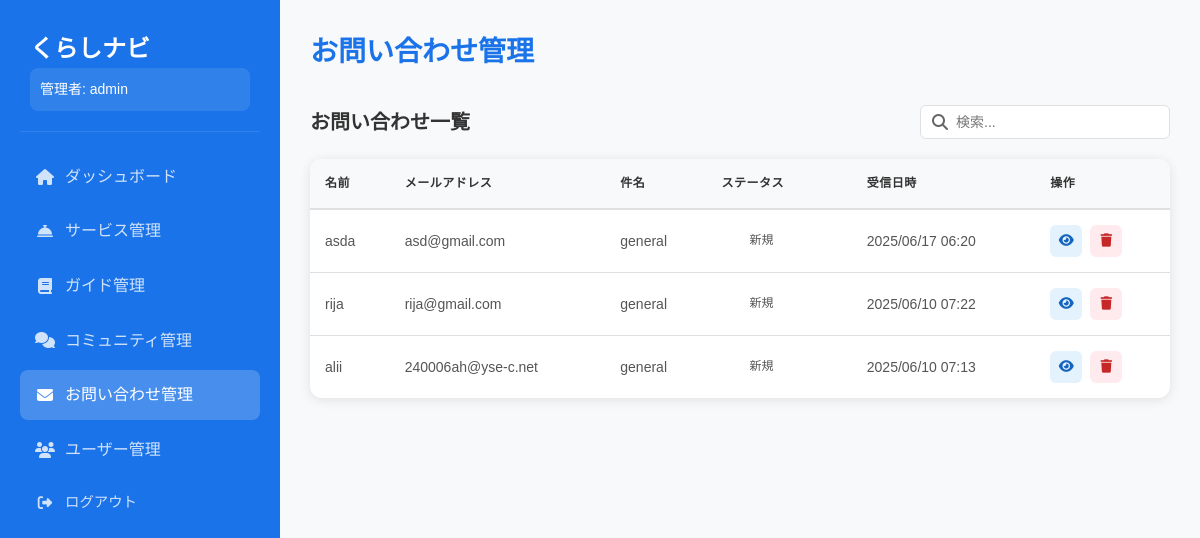
/admin/manage_contact.php (signed in), run on the app's committed database.
### tables this page shows
CREATE TABLE `contacts` (
  `id` int(11) NOT NULL,
  `name` varchar(100) NOT NULL,
  `email` varchar(100) NOT NULL,
  `phone` varchar(20) DEFAULT NULL,
  `subject` varchar(100) NOT NULL,
  `message` text NOT NULL,
  `status` enum('pending','read','replied') DEFAULT 'pending',
  `created_at` timestamp NOT NULL DEFAULT current_timestamp(),
  `updated_at` timestamp NOT NULL DEFAULT current_timestamp() ON UPDATE current_timestamp()
);

### admin/manage_contact.php (the view, shortened to what this page needs)
<?php
require_once '../models/db.php';
try {
    $stmt = $pdo->query("SELECT * FROM contacts ORDER BY created_at DESC");
    $contacts = $stmt->fetchAll();
} catch (PDOException $e) {
    error_log("Fetch contacts error: " . $e->getMessage());
    $error = 'お問い合わせデータの取得中にエラーが発生しました。';
    $contacts = [];
}
?>
<!DOCTYPE html>
<html lang="ja">
<head>
    <link rel="stylesheet" href="../css/style.css">
    <link rel="stylesheet" href="https://cdnjs.cloudflare.com/ajax/libs/font-awesome/6.5.1/css/all.min.css">
</head>
<body>
    <div class="admin-container">
        <div class="sidebar">
            <div class="sidebar-header">
                <h2>くらしナビ</h2>
                <div class="admin-info">
                    <span>管理者: <?php echo isset($_SESSION['admin_full_name']) ? htmlspecialchars($_SESSION['admin_full_name']) : htmlspecialchars($_SESSION['admin_username']); ?></span>
                </div>
            </div>
            <ul class="sidebar-menu">
                <li><a href="dashboard.php"><i class="fas fa-home"></i>ダッシュボード</a></li>
                <li><a href="manage_services.php"><i class="fas fa-concierge-bell"></i>サービス管理</a></li>
                <li><a href="manage_guide.php"><i class="fas fa-book"></i>ガイド管理</a></li>
                <li><a href="manage_community.php"><i class="fas fa-comments"></i>コミュニティ管理</a></li>
                <li><a href="manage_contact.php" class="active"><i class="fas fa-envelope"></i>お問い合わせ管理</a></li>
                <li><a href="manage_users.php"><i class="fas fa-users"></i>ユーザー管理</a></li>
                <li><a href="logout.php" class="logout-btn"><i class="fas fa-sign-out-alt"></i>ログアウト</a></li>
            </ul>
        </div>
        <div class="main-content">
            <div class="content-header">
                <h1>お問い合わせ管理</h1>
            </div>
            <div class="table-header">
                <div class="table-title">お問い合わせ一覧</div>
                <div class="table-actions">
                    <div class="search-box">
                        <i class="fas fa-search"></i>
                        <input type="text" id="searchInput" placeholder="検索..." onkeyup="searchTable()">
                    </div>
                </div>
            </div>
            <div class="contacts-table">
                <table>
                    <thead>
                        <tr>
                            <th>名前</th>
                            <th>メールアドレス</th>
                            <th>件名</th>
                            <th>ステータス</th>
                            <th>受信日時</th>
                            <th>操作</th>
                        </tr>
                    </thead>
                    <tbody>
                        <?php foreach ($contacts as $contact): ?>
                            <tr>
                                <td class="name-column"><?php echo htmlspecialchars($contact['name']); ?></td>
                                <td class="email-column"><?php echo htmlspecialchars($contact['email']); ?></td>
                                <td class="subject-column"><?php echo htmlspecialchars($contact['subject']); ?></td>
                                <td>
                                    <span class="status-badge status-<?php echo $contact['status']; ?>">
                                        <?php
                                        switch($contact['status']) {
                                            default:
                                                echo '新規';
                                        }
                                        ?>
                                    </span>
                                </td>
                                <td class="date-column"><?php echo date('Y/m/d H:i', strtotime($contact['created_at'])); ?></td>
                                <td>
                                    <div class="action-buttons">
                                        <button class="view-btn" onclick="openViewModal(<?php echo htmlspecialchars(json_encode($contact)); ?>)" title="詳細を見る">
                                            <i class="fas fa-eye"></i>
                                        </button>
                                        <button class="delete-btn" onclick="confirmDelete(<?php echo $contact['id']; ?>)" title="削除">
                                            <i class="fas fa-trash"></i>
                                        </button>
                                    </div>
                                </td>
                            </tr>
                        <?php endforeach; ?>
                    </tbody>
                </table>
            </div>
        </div>
    </div>
</body>
</html>

### css/style.css (style rules this page uses)
:root { --primary-color: #4A90E2; --secondary-color: #2C3E50; --accent-color: #E74C3C; --text-color: #333; --light-gray: #f5f5f5; --white: #ffffff; }
* { margin: 0; padding: 0; box-sizing: border-box; }
body { font-family: 'Noto Sans JP', sans-serif; line-height: 1.6; color: var(--text-color); }
.logout-btn { color: #666; text-decoration: none; font-size: 0.9rem; }

### admin/manage_contact.php (style rules this page uses)
.admin-container { display: flex; min-height: 100vh; background: #f8f9fa; }
.sidebar { width: 280px; background: #1a73e8; color: white; padding: 30px 20px; position: fixed; height: 100vh; overflow-y: auto; }
.sidebar-header { padding: 0 10px 20px; border-bottom: 1px solid rgba(255,255,255,0.1); margin-bottom: 20px; }
.sidebar-header h2 { font-size: 24px; font-weight: 700; margin: 0; color: white; }
.sidebar-menu { list-style: none; padding: 0; margin: 0; }
.sidebar-menu li { margin-bottom: 5px; }
.sidebar-menu a { color: rgba(255,255,255,0.8); text-decoration: none; display: flex; align-items: center; padding: 12px 15px; border-radius: 8px; transition: all 0.3s ease; }
.sidebar-menu a.active { background: rgba(255,255,255,0.2); color: white; }
.sidebar-menu a i { margin-right: 10px; width: 20px; text-align: center; }
.main-content { flex: 1; margin-left: 280px; padding: 30px; }
.content-header { display: flex; justify-content: space-between; align-items: center; margin-bottom: 30px; }
.content-header h1 { font-size: 28px; font-weight: 700; color: #1a73e8; margin: 0; }
.contacts-table { width: 100%; background: white; border-radius: 12px; box-shadow: 0 2px 12px rgba(0, 0, 0, 0.1); overflow: hidden; margin-top: 20px; }
.contacts-table table { width: 100%; border-collapse: collapse; }
.contacts-table th { background: #f8f9fa; color: #333; font-weight: 600; text-transform: uppercase; font-size: 12px; letter-spacing: 0.5px; padding: 15px; text-align: left; border-bottom: 2px solid #e0e0e0; }
.contacts-table td { padding: 15px; border-bottom: 1px solid #e0e0e0; color: #555; font-size: 14px; vertical-align: middle; }
.contacts-table tr:last-child td { border-bottom: none; }
.status-badge { padding: 6px 12px; border-radius: 20px; font-size: 12px; font-weight: 500; display: inline-block; text-align: center; min-width: 80px; }
.action-buttons { display: flex; gap: 8px; justify-content: flex-start; }
.view-btn, .delete-btn { padding: 8px; border: none; border-radius: 6px; cursor: pointer; transition: all 0.3s ease; display: flex; align-items: center; justify-content: center; width: 32px; height: 32px; }
.view-btn { background: #e3f2fd; color: #1565c0; }
.delete-btn { background: #ffebee; color: #c62828; }
.table-header { display: flex; justify-content: space-between; align-items: center; margin-bottom: 20px; }
.table-title { font-size: 20px; font-weight: 600; color: #333; }
.table-actions { display: flex; gap: 10px; }
.search-box { position: relative; }
.search-box input { padding: 8px 12px 8px 35px; border: 1px solid #e0e0e0; border-radius: 6px; font-size: 14px; width: 250px; transition: all 0.3s ease; }
.search-box i { position: absolute; left: 12px; top: 50%; transform: translateY(-50%); color: #666; }
.date-column { white-space: nowrap; color: #666; font-size: 13px; }
.name-column { font-weight: 500; color: #333; }
.email-column { color: #666; }
.subject-column { max-width: 300px; overflow: hidden; text-overflow: ellipsis; white-space: nowrap; }
.admin-info { display: flex; align-items: center; gap: 10px; color: white; padding: 10px; border-radius: 8px; background: rgba(255,255,255,0.1); }
.admin-info span { font-size: 14px; }

### data on the page
contacts: name "asda", email "asd@gmail.com", subject "general", status "新規", created_at "2025/06/17 06:20"
contacts: name "rija", email "rija@gmail.com", subject "general", status "新規", created_at "2025/06/10 07:22"
contacts: name "alii", email "240006ah@yse-c.net", subject "general", status "新規", created_at "2025/06/10 07:13"

### other printed values
$_SESSION['admin_username'] "admin"
